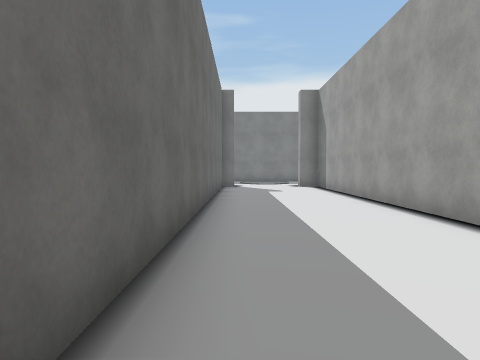
View 1 (above)

24 first-person views from a walk through a 3-D level made in the Unity game engine. The camera is 1.4 m above the floor, tilts 2° down and sees 70° across. The floor is counted in squares, 1.8 m on a side. Each view is taken from the middle of a square. On the plan, view 1 faces up. The plan holds only what a view shows up to about 11 squares ahead; the rest is blank. The place goes on beyond the plan. The player is left out. Some surface patterns are stand-ins.

View 2
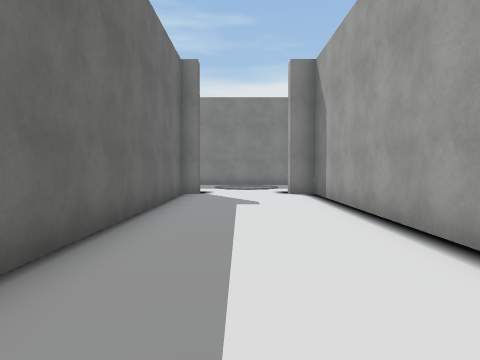

View 3
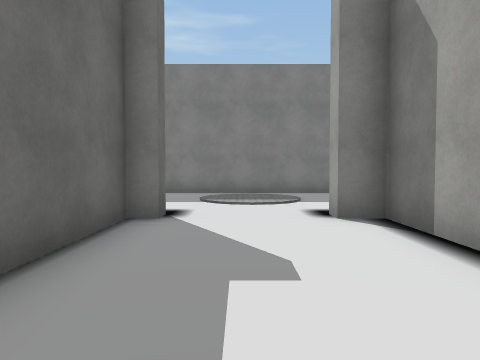

View 4
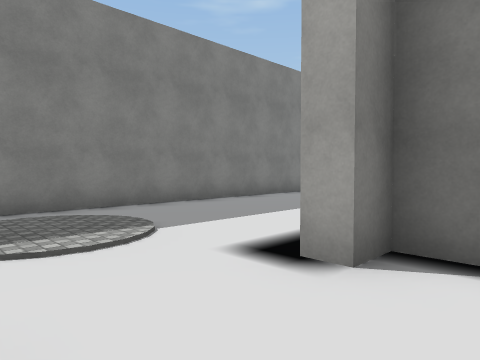

View 5
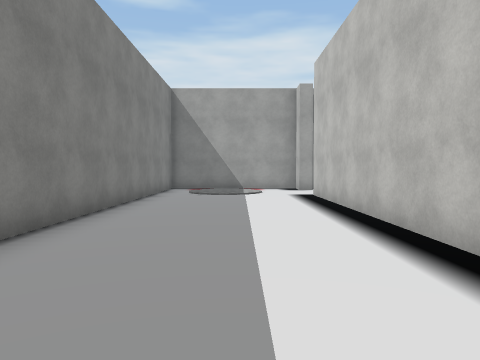

View 6
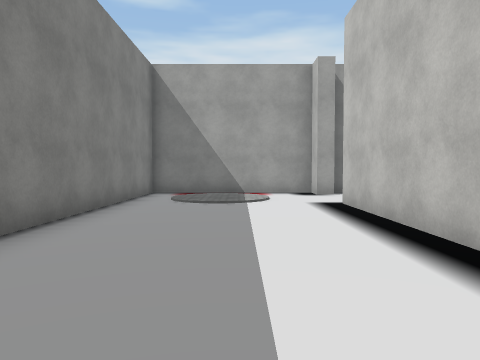

View 7
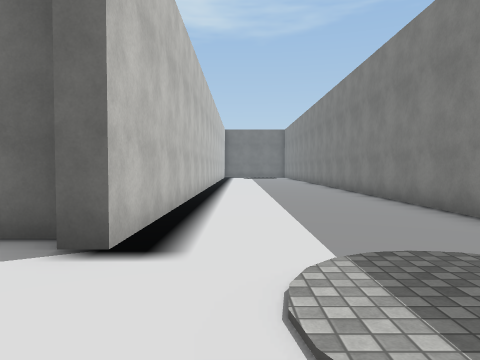

View 8
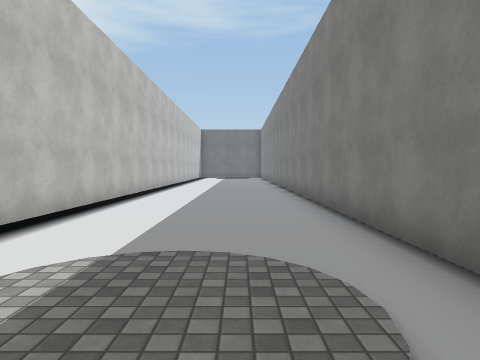

View 9
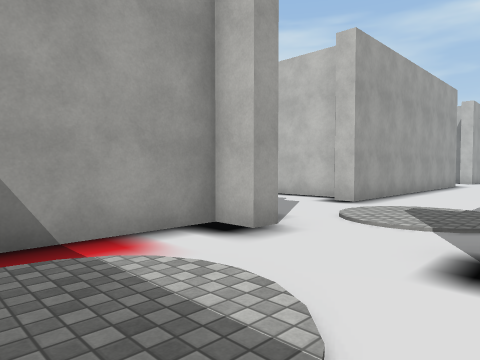

View 10
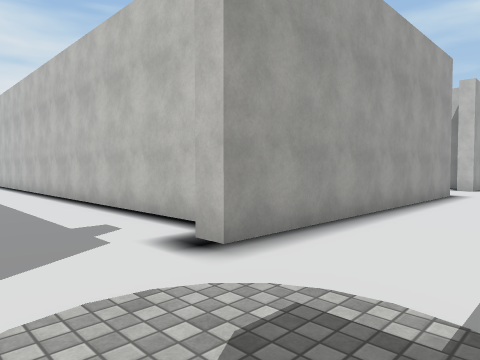

View 11
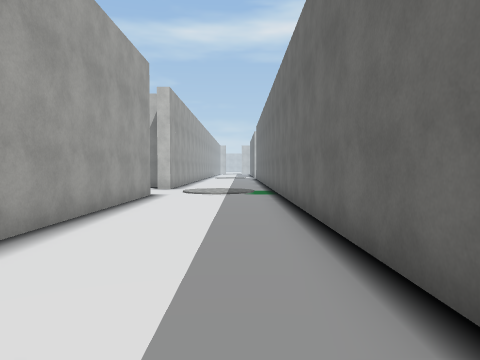

View 12
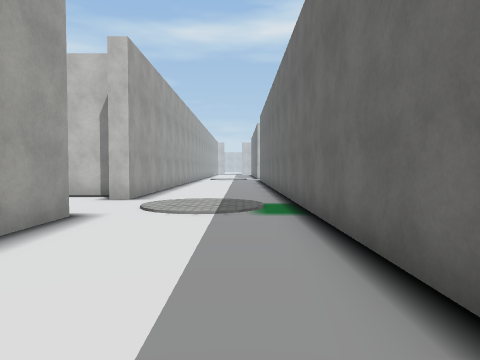

View 13
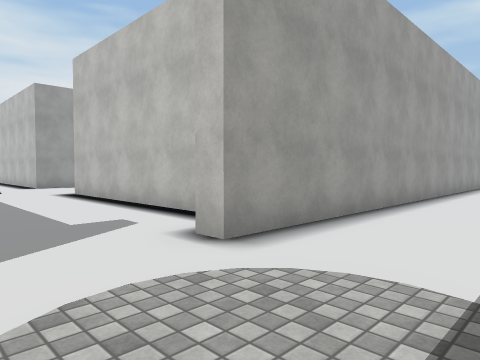

View 14
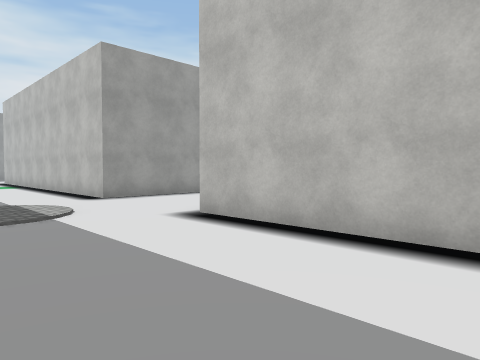

View 15
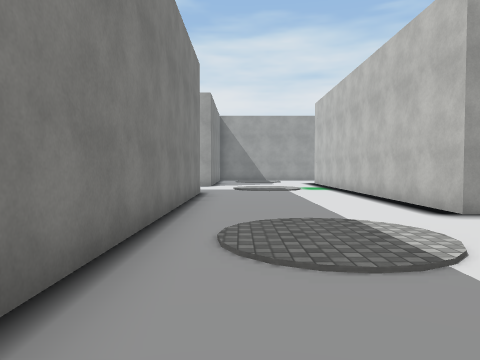

View 16
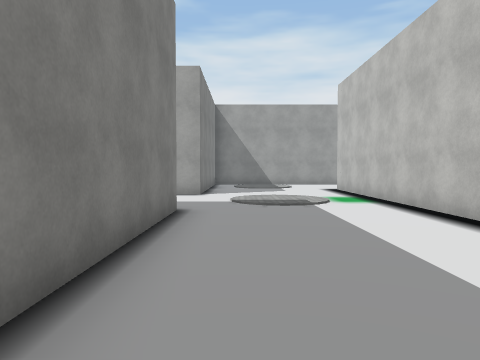

View 17
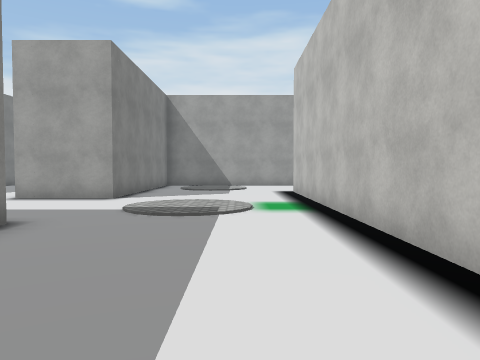

View 18
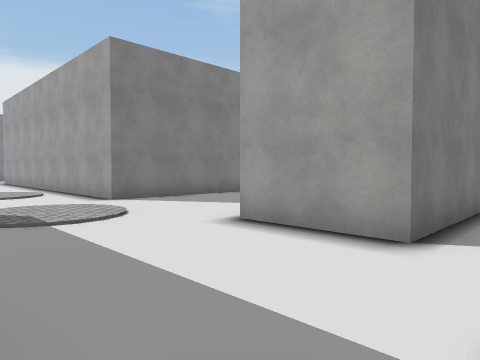

View 19
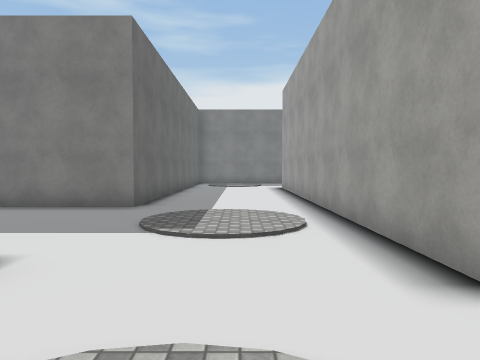

View 20
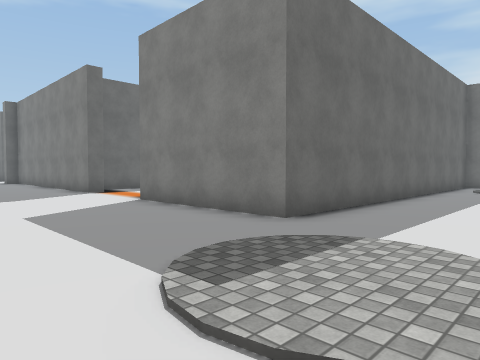

View 21
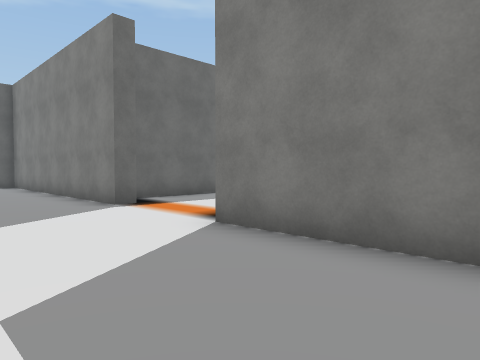

View 22
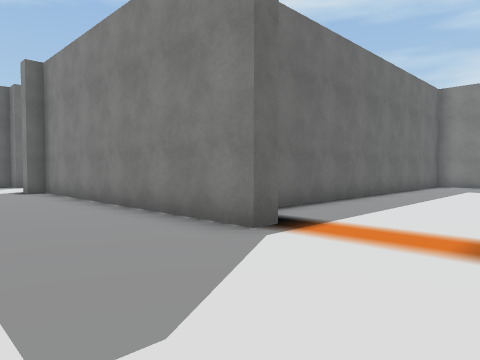

View 23
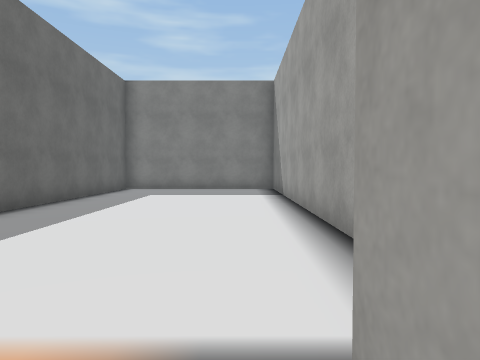

View 24
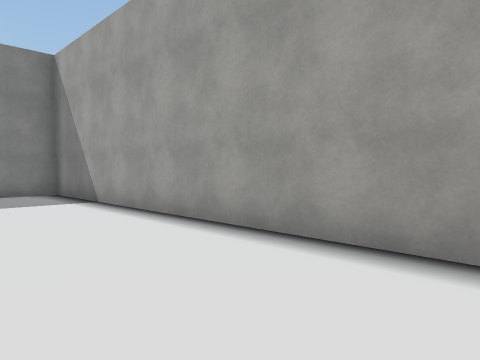

### Floor plan
Points are (right, up) in squares from view 1. A wall is a line through its corners. A room is listed if a view was taken in it or the views show most of it. See-through windows are left out.
Room 1 (views 1, 2, 3, 4, 5, 6, 7, 8, 9, 10, 11, 12, 13, 14, 15, 16, 17, 18, 19, 20, 21, 22, 23, 24)
walls: (16.6, 9.7) (25.4, 9.7); (15, 14.1) (15, 14.7) (15.7, 14.7) (15.7, 19.7) (-8, 19.7); (25, 14.9) (25, 14.3) (16.3, 14.3) (16.3, 13.8) (15.8, 13.8); (11.7, 10.2) (11.7, -4); (15.7, 1.5) (15.7, 10.5) (16.2, 10.5); (29.3, 16.5) (29.3, 26.5); (16.6, -2.8) (23.8, -2.8); (5.1, 14.7) (12.5, 14.7); (23.8, 25) (23.8, 15.4); (32.8, 2.2) (23.8, 2.2); (3.3, 4.6) (3.3, 14.3) (2.5, 14.3) (2.5, 14.8); (32.8, 22.4) (32.8, 14.3) (28.3, 14.3) (28.3, 14.8); (15.7, -7.5) (15.7, -1.5) (16.2, -1.5); (27.7, -5.9) (27.7, -2.8) (39, -2.8); (39.5, 9.2) (36.8, 9.2) (36.8, 18); (39.5, 2.2) (36.8, 2.2) (36.8, 4.8); (-8, 14.7) (-0.2, 14.7) (-0.2, 14.3) (-0.7, 14.3) (-0.7, 1)

Where each view was taken, in squares from view 1:
view 1: 0 up, 0 right, facing up
view 2: 4 up, 1 right, facing up
view 3: 9 up, 1 right, facing up
view 4: 13 up, 0 right, facing up-right
view 5: 17 up, 2 right, facing right
view 6: 17 up, 5 right, facing right
view 7: 16 up, 3 right, facing left
view 8: 18 up, 3 right, facing left
view 9: 18 up, 12 right, facing down-right
view 10: 13 up, 13 right, facing down-right
view 11: 12 up, 13 right, facing down
view 12: 7 up, 13 right, facing down
view 13: 1 up, 13 right, facing down-right
view 14: 1 up, 19 right, facing down-right
view 15: 1 up, 22 right, facing right
view 16: 1 up, 26 right, facing right
view 17: 1 down, 28 right, facing right
view 18: 1 up, 33 right, facing up-right
view 19: 7 up, 35 right, facing up
view 20: 10 up, 36 right, facing up-left
view 21: 11 up, 32 right, facing up-left
view 22: 11 up, 28 right, facing up-left
view 23: 14 up, 28 right, facing up
view 24: 16 up, 26 right, facing up-right
